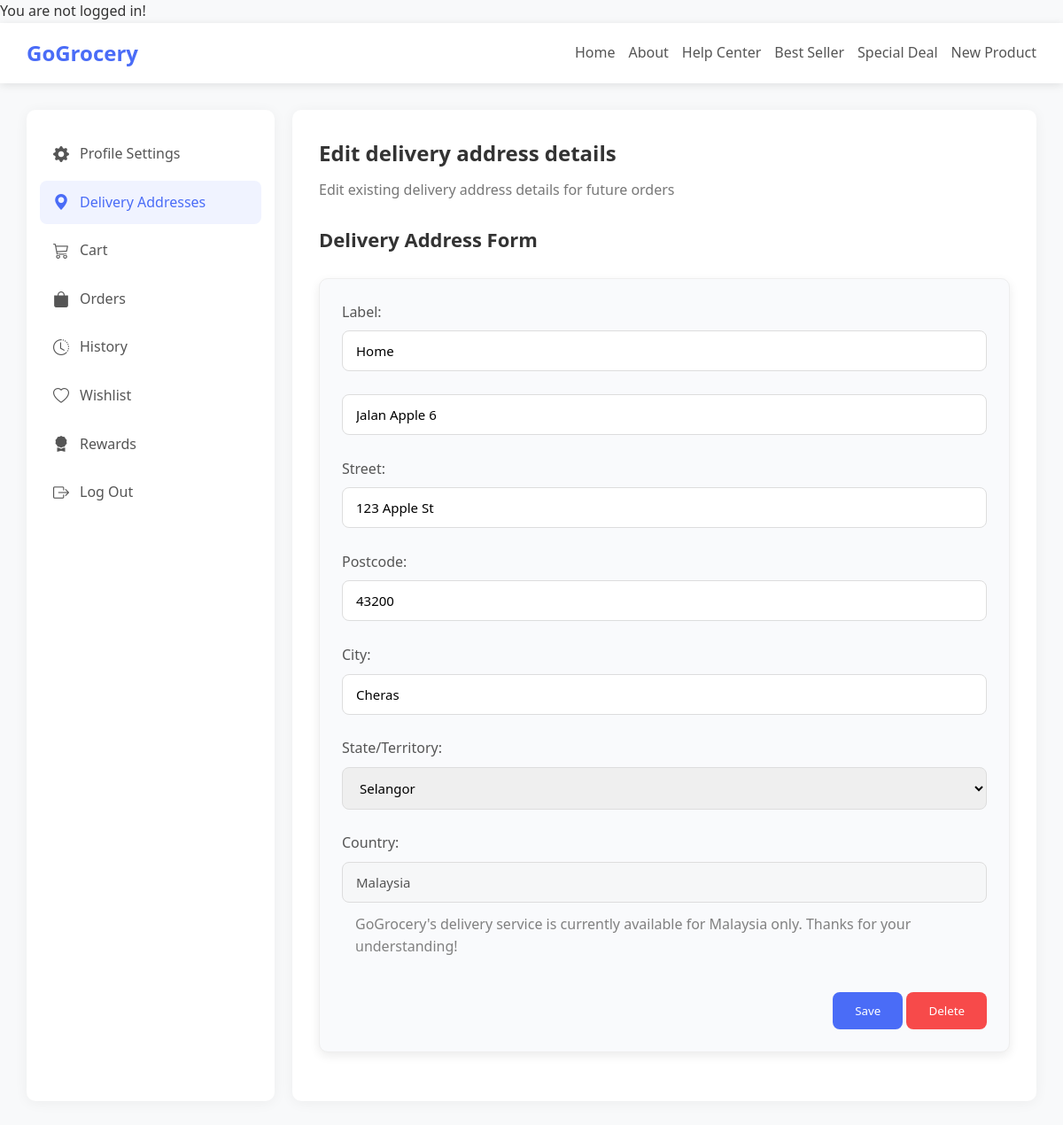
Screenshot of /profile/deliveryAddress/addressDetails.php?id=1 with the database file from the repository.
### tables this page shows
CREATE TABLE IF NOT EXISTS addresses (
  address_id INT UNSIGNED AUTO_INCREMENT PRIMARY KEY,
  user_id INT UNSIGNED NOT NULL,
  label VARCHAR(50) NOT NULL,                           
  street VARCHAR(255) NOT NULL,
  apartment VARCHAR(255) NULL,                           
  postcode VARCHAR(10) NOT NULL,
  city VARCHAR(100) NOT NULL,
  state_territory ENUM(
    'Johor','Kedah','Kelantan','Malacca','Negeri Sembilan','Pahang','Penang',
    'Perak','Perlis','Sabah','Sarawak','Selangor','Terengganu',
    'WP Kuala Lumpur','WP Labuan','WP Putrajaya'
  ) NOT NULL,
  created_at TIMESTAMP NOT NULL DEFAULT CURRENT_TIMESTAMP,
  CONSTRAINT fk_addresses_user
    FOREIGN KEY (user_id) REFERENCES users(user_id)
    ON DELETE CASCADE ON UPDATE CASCADE
);

### profile/deliveryAddress/addressDetails.php (the view, shortened to what this page needs)
 <?php
if (isset($_GET['id'])) {
    $address_id = intval($_GET['id']);
} else {
    die("Fail to get address_id from delivery address page.");
}
?>
<?php
include(__DIR__ . '/../../connect_db.php');
$getAddInfoStmt = $conn->prepare("SELECT * FROM addresses WHERE address_id = ?");
$getAddInfoStmt->bind_param("i", $address_id);
if ($getAddInfoStmt->execute()){
    $addInfoResult = $getAddInfoStmt->get_result();
    $address = $addInfoResult->fetch_assoc();
}
$enum_values = [];
$enum_result = $conn->query("SHOW COLUMNS FROM addresses LIKE 'state_territory'");
if ($enum_result) {
    $row = $enum_result->fetch_assoc();
    preg_match("/^enum\('(.*)'\)$/", $row['Type'], $matches);
    if (isset($matches[1])) $enum_values = explode("','", $matches[1]);
}
?>
<!DOCTYPE html>
<html>
    <head>
        <link href="https://cdn.jsdelivr.net/npm/bootstrap-icons/font/bootstrap-icons.css" rel="stylesheet">
        <link rel="stylesheet" href="../../css/profile.css">
    </head>
    <body>
            <div id="header">
            <div class="logo">GoGrocery</div>
            <div class="nav-links">
                <a href="">Home</a>
                <a href="">About</a>
                <a href="">Help Center</a>
                <a href="">Best Seller</a>
                <a href="">Special Deal</a>
                <a href="">New Product</a>
            </div>
        </div>
        <div class="main-container">
            <div id="profileSettingSideBar">
                <ul class="menu-items">
                    <li><a href=""><i class="bi bi-gear-fill"></i> Profile Settings</a></li>
                    <li><a href="../deliveryAddress/index.php" class="active"><i class="bi bi-geo-alt-fill"></i> Delivery Addresses</a></li>
                    <li><a href="../cart/index.php"><i class="bi bi-cart3"></i> Cart</a></li>
                    <li><a href="../order/index.php"><i class="bi bi-bag-fill"></i> Orders</a></li>
                    <li><a href="../history/index.php"><i class="bi bi-clock-history"></i> History</a></li>
                    <li><a href=""><i class="bi bi-heart"></i> Wishlist</a></li>
                    <li><a href=""><i class="bi bi-award-fill"></i> Rewards</a></li>
                    <li><a href=""><i class="bi bi-box-arrow-right"></i> Log Out</a></li>
                </ul>
            </div>
            <div id="profileContent">
                <div class="content-header">
                    <h1>Edit delivery address details</h1>
                    <p>Edit existing delivery address details for future orders</p>
                </div>
                <div class="content">
                    <h2>Delivery Address Form</h2>
                    <br/>
                    <div class="card">
                        <form method='post'>
                            <label>Label:</label>
                            <input class="textInput" type='text' id='label' name='label'
                                value="<?php echo htmlspecialchars($address['label'] ?? ''); ?>"
                                placeholder='e.g. Home' required/>
                            <br/><br/>
                            <input class="textInput" type="text" id="apartment" name="apartment"
                                value="<?php echo htmlspecialchars($address['apartment'] ?? ''); ?>"
                                placeholder="e.g. Lot No. 241, Level 2 Menara Petronas" />
                            <br/><br/>
                            <label>Street:</label>
                            <input class="textInput" type='text' id='street' name='street'
                                value="<?php echo htmlspecialchars($address['street'] ?? ''); ?>"
                                placeholder="e.g. Kuala Lumpur City Centre" required/>
                            <br/><br/>
                            <label>Postcode:</label>
                            <input class="textInput" type='text' id='postcode' name='postcode'
                                value="<?php echo htmlspecialchars($address['postcode'] ?? ''); ?>"
                                placeholder="e.g. 50088" required/>
                            <br/><br/>
                            <label>City:</label>
                            <input class="textInput" type='text' id='city' name='city'
                                value="<?php echo htmlspecialchars($address['city'] ?? ''); ?>"
                                placeholder="e.g. Kuala Lumpur" required/>
                            <br/><br/>
                            <label>State/Territory:</label>
                            <select name="state_territory" required>
                                <?php foreach($enum_values as $state): ?>
                                    <option value="<?= htmlspecialchars($state) ?>"
                                        <?= ($state === $address['state_territory']) ? 'selected' : '' ?>>
                                        <?= htmlspecialchars($state) ?>
                                    </option>
                                <?php endforeach; ?>
                            </select>
                            <br/><br/>
                            <label>Country:</label>
                            <input class="textInput" type='text' id='state' name='state' value="Malaysia" disabled/>
                            <br/>
                            <p class="tips">GoGrocery's delivery service is currently available for Malaysia only. Thanks for your understanding!</p>
                            <br/>
                            <div class="buttonContainer">
                                <input class="saveButton button" type='submit' name='update' value='Save' />
                                <input class="deleteButton button" type='submit' name='delete' value='Delete' />
                            </div>
                        </form>
                    </div>
                </div>
            </div>
        </div>
    </body>
</html>

### css/profile.css (style rules this page uses)
* { margin: 0; padding: 0; box-sizing: border-box; font-family: 'Segoe UI', Tahoma, Geneva, Verdana, sans-serif; }
body { background-color: #f8f9fa; color: #333; line-height: 1.6; }
#header { background-color: #fff; box-shadow: 0 2px 10px rgba(0, 0, 0, 0.1); padding: 15px 30px; display: flex; justify-content: space-between; align-items: center; }
.logo { font-size: 24px; font-weight: bold; color: #4a6cf7; }
.nav-links { display: flex; gap: 25px; }
.nav-links a { text-decoration: none; color: #555; font-weight: 500; transition: color 0.3s; }
.main-container { display: flex; max-width: 1200px; margin: 30px auto; gap: 30px; }
#profileSettingSideBar { flex: 0 0 280px; background-color: #fff; border-radius: 10px; box-shadow: 0 2px 15px rgba(0, 0, 0, 0.05); padding: 25px 0; }
.menu-items { list-style: none; padding: 0 15px; }
.menu-items li { margin-bottom: 5px; }
.menu-items a { display: flex; align-items: center; padding: 12px 15px; text-decoration: none; color: #555; border-radius: 8px; transition: all 0.3s; }
.menu-items a:hover, .menu-items a.active { background-color: #f0f3ff; color: #4a6cf7; }
.menu-items a i { margin-right: 12px; font-size: 18px; }
#profileContent { flex: 1; background-color: #fff; border-radius: 10px; box-shadow: 0 2px 15px rgba(0, 0, 0, 0.05); padding: 30px; }
.content-header { margin-bottom: 25px; }
#profileContent .content-header h1 { font-size: 24px; color: #333; margin-bottom: 10px; font-weight: bold; }
#profileContent .content-header p { color: #777; }
#profileContent .content h2 { font-size: 22px; font-weight: bold; }
.card { box-shadow: 0 4px 12px rgba(0,0,0,0.08); background-color: #f9fafc; border-radius: 10px; padding: 25px; margin-bottom: 25px; border: 1px solid #eee; }
form label { display: block; margin-bottom: 8px; font-weight: 500; color: #555; }
.textInput, select { width: 100%; padding: 12px 15px; border: 1px solid #ddd; border-radius: 8px; font-size: 15px; transition: border 0.3s; }
.buttonContainer { text-align: right; }
.saveButton { background-color: #4a6cf7; color: white; border: none; padding: 12px 25px; border-radius: 8px; font-weight: 500; cursor: pointer; transition: background-color 0.3s; }
.deleteButton { background-color: #f74a4aff; color: white; border: none; padding: 12px 25px; border-radius: 8px; font-weight: 500; cursor: pointer; transition: background-color 0.3s; }
.tips { color: grey; padding: 12px 15px; }
@media (max-width: 1200px) { .main-container { max-width: 95%; gap: 20px; } }
@media (max-width: 1200px) { .nav-links { gap: 15px; } }
@media (max-width: 1200px) { .content-header h1 { font-size: 22px; } }
@media (max-width: 1200px) { .content h2 { font-size: 20px; } }

### rows the page displays
addresses: label "Home", apartment "Jalan Apple 6", street "123 Apple St", postcode "43200", city "Cheras", state_territory "Selangor"
